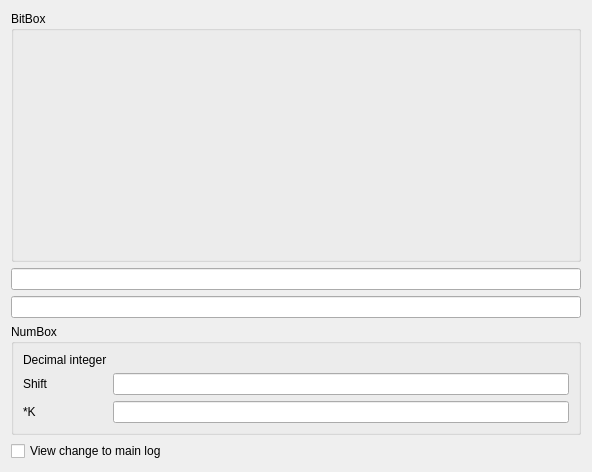
<?xml version="1.0" encoding="UTF-8"?>
<ui version="4.0">
 <class>maskSettingsDialog</class>
 <widget class="QWidget" name="maskSettingsDialog">
  <property name="geometry">
   <rect>
    <x>0</x>
    <y>0</y>
    <width>592</width>
    <height>472</height>
   </rect>
  </property>
  <property name="sizePolicy">
   <sizepolicy hsizetype="Preferred" vsizetype="Preferred">
    <horstretch>0</horstretch>
    <verstretch>0</verstretch>
   </sizepolicy>
  </property>
  <property name="windowTitle">
   <string>Dialog</string>
  </property>
  <layout class="QVBoxLayout" name="verticalLayout">
   <item>
    <widget class="QGroupBox" name="dynamicMaskForm">
     <property name="sizePolicy">
      <sizepolicy hsizetype="Preferred" vsizetype="Preferred">
       <horstretch>0</horstretch>
       <verstretch>0</verstretch>
      </sizepolicy>
     </property>
     <property name="title">
      <string>BitBox</string>
     </property>
     <layout class="QGridLayout" name="dynamicMaskFormLay">
      <property name="sizeConstraint">
       <enum>QLayout::SetDefaultConstraint</enum>
      </property>
     </layout>
    </widget>
   </item>
   <item>
    <widget class="QLineEdit" name="maskName"/>
   </item>
   <item>
    <widget class="QLineEdit" name="binNum"/>
   </item>
   <item>
    <widget class="QGroupBox" name="numberSettingsBox">
     <property name="sizePolicy">
      <sizepolicy hsizetype="Preferred" vsizetype="Fixed">
       <horstretch>0</horstretch>
       <verstretch>0</verstretch>
      </sizepolicy>
     </property>
     <property name="title">
      <string>NumBox</string>
     </property>
     <layout class="QFormLayout" name="formLayout">
      <item row="1" column="0">
       <widget class="QLabel" name="decimalIntLabel">
        <property name="text">
         <string>Decimal integer</string>
        </property>
       </widget>
      </item>
      <item row="2" column="0">
       <widget class="QLabel" name="shiftlabel">
        <property name="text">
         <string>Shift</string>
        </property>
       </widget>
      </item>
      <item row="2" column="1">
       <widget class="QLineEdit" name="shiftTxt"/>
      </item>
      <item row="3" column="0">
       <widget class="QLabel" name="koeffLabel">
        <property name="text">
         <string>*K</string>
        </property>
       </widget>
      </item>
      <item row="3" column="1">
       <widget class="QLineEdit" name="koeffTxt"/>
      </item>
      <item row="1" column="1">
       <widget class="QLabel" name="decimalInt">
        <property name="text">
         <string>&lt;waiting new data...&gt;</string>
        </property>
       </widget>
      </item>
     </layout>
    </widget>
   </item>
   <item>
    <layout class="QHBoxLayout" name="typeChangeLayout">
     <property name="spacing">
      <number>26</number>
     </property>
     <property name="sizeConstraint">
      <enum>QLayout::SetMaximumSize</enum>
     </property>
     <item>
      <widget class="QCheckBox" name="checkBox">
       <property name="text">
        <string>View change to main log</string>
       </property>
      </widget>
     </item>
    </layout>
   </item>
  </layout>
 </widget>
 <resources/>
 <connections/>
</ui>
